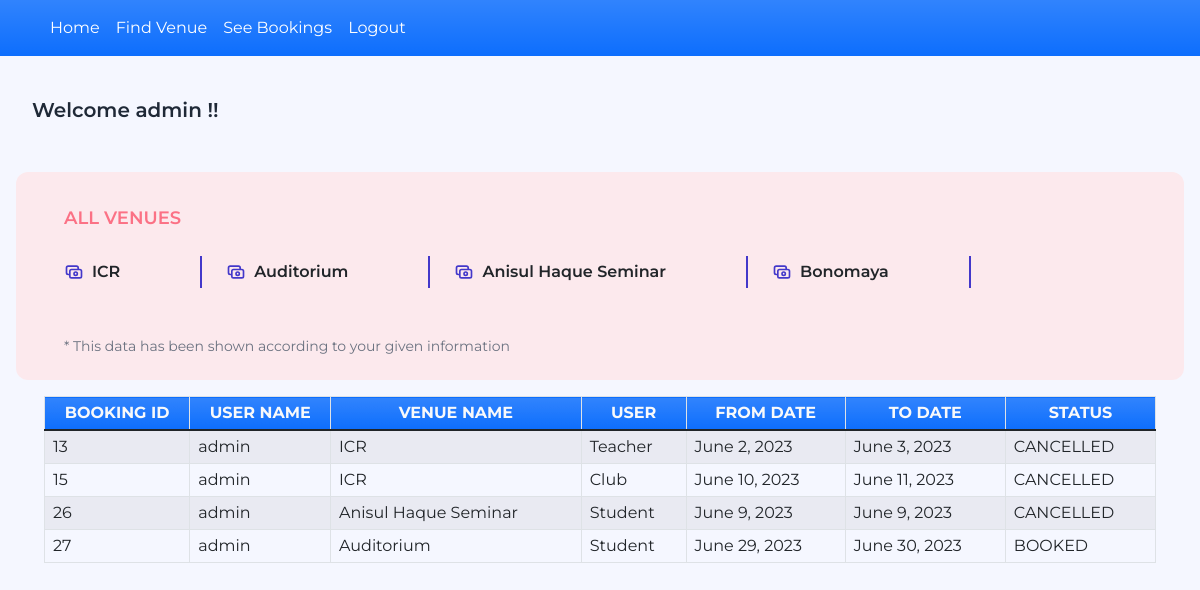
The app's page / (signed in) with its own data.
### myapp/models.py (models this page shows, shortened)
class Book(models.Model):
    BOOKED = 'B'
    CANCELLED = 'C'
    TICKET_STATUSES = ((BOOKED, 'Booked'),
                       (CANCELLED, 'Cancelled'),)
    email = models.EmailField()
    name = models.CharField(max_length=30)
    staff_data = models.CharField(max_length=30, null=True, blank=True)
    userid =models.DecimalField(decimal_places=0, max_digits=2)
    venueid=models.ForeignKey(Venue, on_delete=models.CASCADE, null=True, blank=True)
    venue_name = models.CharField(max_length=30)
    form_date = models.DateField(null=True, blank=True)
    to_date = models.DateField(null=True, blank=True)
    status = models.CharField(choices=TICKET_STATUSES, default=BOOKED, max_length=2)
    class Meta:
        verbose_name_plural = "List of Books"

### myapp/views.py (the view)
# urls.py: path('', views.home, name="home"),
def home(request):
    context = {}
    id_r = request.user.id
    book_list = Book.objects.filter(userid=id_r)
    context['book_list'] = book_list
    if request.user.is_authenticated:
        return render(request, 'myapp/home.html', context)
    else:
        return render(request, 'myapp/signin.html')

### myapp/templates/myapp/home.html (shortened to what this page needs)
{% extends 'myapp/base.html' %} {% block content %}
<head>
    {%load static%}
    <link  rel="stylesheet" href="{%static 'style.css'%}">
</head>
<body class="font-montserrat ">
    <div class="flex min-h-screen 2xl:max-w-7xl 2xl:mx-auto 2xl:border-x-2 2xl:border-indigo-50 ">
        <main class="bg-indigo-50/60 w-full py-10 px-3 sm:px-10">
            <nav class="text-lg flex items-center justify-between content-center ">
                <div class=" font-semibold text-xl text-gray-800 flex space-x-4 items-center">
                    <span>Welcome {{user.username}} !!</span>
                </div>
            </nav>
            <section>
                <div class="bg-rose-100/70 mt-12  rounded-xl px-5 sm:px-10  pt-8 pb-4 relative xl:bg-[url('../images/invoice.png')] bg-no-repeat bg-right bg-contain ">
                    <div class="text-rose-400 font-semibold text-lg">ALL VENUES</div>
                    <div class="mt-6 grid grid-cols-1 xs:grid-cols-2 gap-y-6  gap-x-6 md:flex md:space-x-6 md:gap-x-0 ">
                        <a class=" flex items-center space-x-2 py-1  font-semibold  border-r-2 border-r-indigo-700 pr-20 " href="{% url 'seeICR' %}">
                            <span>ICR</span>
                        </a>
                        <a class=" flex items-center space-x-2 py-1  font-semibold  border-r-2 border-r-indigo-700 pr-20 " href="{% url 'seeAuditorium' %}">
                            <span>Auditorium</span>
                        </a>
                        <a class=" flex items-center space-x-2 py-1  font-semibold  border-r-2 border-r-indigo-700 pr-20 " href="{% url 'seeAnisur' %}">
                            <span>Anisul Haque Seminar</span>
                        </a>
                        <a class=" flex items-center space-x-2 py-1  font-semibold  border-r-2 border-r-indigo-700 pr-20 " href="{% url 'seeBonomaya' %}">
                            <span>Bonomaya</span>
                        </a>
                    </div>
                    <div class="mt-5 text-gray-500 text-sm ">
                        * This data has been shown according to your given information
                    </div>
                </div>
            </section>
            <section class="">
                <div class="card-body">
                    <div class="container-fluid">
                        <table class="table table-bordered table-striped">
                            <thead>
                                <tr class="bg-gradient bg-primary text-light">
                                    <th class="p-1 text-center">BOOKING ID</th>
                                    <th class="p-1 text-center">USER NAME</th>
                                    <th class="p-1 text-center">VENUE NAME</th>
                                    <th class="p-1 text-center">USER</th>
                                    <th class="p-1 text-center">FROM DATE</th>
                                    <th class="p-1 text-center">TO DATE</th>
                                    <th class="p-1 text-center">STATUS</th>
                                </tr>
                            </thead>
                            {% for row in book_list %}
                            <tr>
                                <td class="px-2 py-1 align-middle">{{row.id}}</td>
                                <td class="px-2 py-1 align-middle">{{row.name}}</td>
                                <td class="px-2 py-1 align-middle">{{row.venue_name}}</td>
                                <td class="px-2 py-1 align-middle">{{row.staff_data}}</td>
                                <td class="px-2 py-1 align-middle">{{row.form_date}}</td>
                                <td class="px-2 py-1 align-middle">{{row.to_date}}</td>
                                <td class="px-2 py-1 align-middle">{{row.status}}</td>
                            </tr>
                            {% endfor %}
                        </table>
                    </div>
                </div>
            </section>
        </main>
    </div>
</body>
</html>{% endblock %}

### myapp/templates/myapp/base.html (shortened to what this page needs)
<!doctype html>
<html lang="en">
<head>
    <link rel="stylesheet" href="https://cdn.jsdelivr.net/npm/bootstrap@5.1.3/dist/css/bootstrap.min.css">
</head>
<body>
<nav class="navbar navbar-expand-lg navbar-light bg-gradient bg-primary">
    <div class="container">
        <div class="collapse navbar-collapse" id="navbarNavAltMarkup">
            <div class="navbar-nav" >
                <a class="nav-item nav-link active" href="{% url 'home' %}" style="color: white;">Home</a>
                <a class="nav-item nav-link" href="{% url 'findvenue' %}" style="color: white;">Find Venue</a>
                <a class="nav-item nav-link" href="{% url 'seebookings' %}" style="color: white;">See Bookings</a>
                {% if request.user.is_active %}
                <a class="nav-item nav-link " href="{% url 'signout' %}" style="color: white;">Logout</a>
                {% else %}
                <a class="nav-item nav-link " href="{% url 'signup' %}" style="color: white;">Registration</a>
                {% endif %}
            </div>
        </div>
    </div>
</nav>
{% block content %}
{% endblock %}
</body>
</html>

### myapp/static/style.css (style rules this page uses)
html { line-height: 1.5; -webkit-text-size-adjust: 100%; -moz-tab-size: 4; -o-tab-size: 4; tab-size: 4; font-family: ui-sans-serif, system-ui, -apple-system, BlinkMacSystemFont, "Segoe UI", Roboto, "Helvetica Neue", Arial, "Noto Sans", sans-serif, "Apple Color Emoji", "Segoe UI Emoji", "Segoe UI Symbol", "Noto Color Emoji"; }
body { margin: 0; line-height: inherit; }
a { color: inherit; text-decoration: inherit; }
table { text-indent: 0; border-color: inherit; border-collapse: collapse; }
img, svg, video, canvas, audio, iframe, embed, object { display: block; vertical-align: middle; }
.relative { position: relative; }
.mt-12 { margin-top: 3rem; }
.mt-6 { margin-top: 1.5rem; }
.mt-5 { margin-top: 1.25rem; }
.flex { display: flex; }
.grid { display: grid; }
.h-5 { height: 1.25rem; }
.min-h-screen { min-height: 100vh; }
.w-5 { width: 1.25rem; }
.w-full { width: 100%; }
.grid-cols-1 { grid-template-columns: repeat(1, minmax(0, 1fr)); }
.content-center { align-content: center; }
.items-center { align-items: center; }
.justify-between { justify-content: space-between; }
.gap-y-6 { row-gap: 1.5rem; }
.gap-x-6 { -moz-column-gap: 1.5rem; column-gap: 1.5rem; }
.space-x-2 > :not([hidden]) ~ :not([hidden]) { --tw-space-x-reverse: 0; margin-right: calc(0.5rem * var(--tw-space-x-reverse)); margin-left: calc(0.5rem * calc(1 - var(--tw-space-x-reverse))); }
.space-x-4 > :not([hidden]) ~ :not([hidden]) { --tw-space-x-reverse: 0; margin-right: calc(1rem * var(--tw-space-x-reverse)); margin-left: calc(1rem * calc(1 - var(--tw-space-x-reverse))); }
.rounded-xl { border-radius: 0.75rem; }
.border-r-2 { border-right-width: 2px; }
.border-r-indigo-700 { --tw-border-opacity: 1; border-right-color: rgb(67 56 202 / var(--tw-border-opacity)); }
.bg-indigo-50\/60 { background-color: rgb(238 242 255 / 0.6); }
.bg-rose-100\/70 { background-color: rgb(255 228 230 / 0.7); }
.bg-contain { background-size: contain; }
.bg-right { background-position: right; }
.bg-no-repeat { background-repeat: no-repeat; }
.stroke-indigo-700 { stroke: #4338ca; }
.py-10 { padding-top: 2.5rem; padding-bottom: 2.5rem; }
.py-1 { padding-top: 0.25rem; padding-bottom: 0.25rem; }
.px-3 { padding-left: 0.75rem; padding-right: 0.75rem; }
.px-5 { padding-left: 1.25rem; padding-right: 1.25rem; }
.pr-20 { padding-right: 5rem; }
.pt-8 { padding-top: 2rem; }
.pb-4 { padding-bottom: 1rem; }
.text-center { text-align: center; }
.font-montserrat { font-family: Montserrat, sans-serif; }
.text-lg { font-size: 1.125rem; line-height: 1.75rem; }
.text-xl { font-size: 1.25rem; line-height: 1.75rem; }
.text-sm { font-size: 0.875rem; line-height: 1.25rem; }
.font-semibold { font-weight: 600; }
.text-gray-500 { --tw-text-opacity: 1; color: rgb(107 114 128 / var(--tw-text-opacity)); }
.text-gray-800 { --tw-text-opacity: 1; color: rgb(31 41 55 / var(--tw-text-opacity)); }
.text-rose-400 { --tw-text-opacity: 1; color: rgb(251 113 133 / var(--tw-text-opacity)); }
@media (min-width: 350px) { .xs\:grid-cols-2 { grid-template-columns: repeat(2, minmax(0, 1fr)); } }
@media (min-width: 640px) { .sm\:px-10 { padding-left: 2.5rem; padding-right: 2.5rem; } }
@media (min-width: 768px) { .md\:flex { display: flex; } }
@media (min-width: 768px) { .md\:gap-x-0 { -moz-column-gap: 0px; column-gap: 0px; } }
@media (min-width: 768px) { .md\:space-x-6 > :not([hidden]) ~ :not([hidden]) { --tw-space-x-reverse: 0; margin-right: calc(1.5rem * var(--tw-space-x-reverse)); margin-left: calc(1.5rem * calc(1 - var(--tw-space-x-reverse))); } }

### records on screen
Book: id "13", name "admin", venue_name "ICR", staff_data "Teacher", form_date "June 2, 2023", to_date "June 3, 2023", status "CANCELLED"
Book: id "15", name "admin", venue_name "ICR", staff_data "Club", form_date "June 10, 2023", to_date "June 11, 2023", status "CANCELLED"
Book: id "26", name "admin", venue_name "Anisul Haque Seminar", staff_data "Student", form_date "June 9, 2023", to_date "June 9, 2023", status "CANCELLED"
Book: id "27", name "admin", venue_name "Auditorium", staff_data "Student", form_date "June 29, 2023", to_date "June 30, 2023", status "BOOKED"

### other values on screen
{{ user.username }} "admin"
